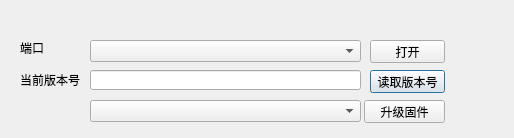
<?xml version="1.0" encoding="UTF-8"?>
<ui version="4.0">
 <class>Dialog</class>
 <widget class="QDialog" name="Dialog">
  <property name="geometry">
   <rect>
    <x>0</x>
    <y>0</y>
    <width>514</width>
    <height>138</height>
   </rect>
  </property>
  <property name="windowTitle">
   <string>Dialog</string>
  </property>
  <widget class="QPushButton" name="read_version_button">
   <property name="geometry">
    <rect>
     <x>370</x>
     <y>70</y>
     <width>75</width>
     <height>23</height>
    </rect>
   </property>
   <property name="text">
    <string>读取版本号</string>
   </property>
  </widget>
  <widget class="QLabel" name="label">
   <property name="geometry">
    <rect>
     <x>20</x>
     <y>40</y>
     <width>71</width>
     <height>16</height>
    </rect>
   </property>
   <property name="text">
    <string>端口</string>
   </property>
  </widget>
  <widget class="QLabel" name="version_lable">
   <property name="geometry">
    <rect>
     <x>20</x>
     <y>70</y>
     <width>61</width>
     <height>20</height>
    </rect>
   </property>
   <property name="text">
    <string>当前版本号</string>
   </property>
  </widget>
  <widget class="QLineEdit" name="version_display">
   <property name="geometry">
    <rect>
     <x>90</x>
     <y>70</y>
     <width>271</width>
     <height>20</height>
    </rect>
   </property>
  </widget>
  <widget class="QPushButton" name="update_firmware_button">
   <property name="geometry">
    <rect>
     <x>364</x>
     <y>100</y>
     <width>81</width>
     <height>23</height>
    </rect>
   </property>
   <property name="text">
    <string>升级固件</string>
   </property>
  </widget>
  <widget class="QComboBox" name="serial_box">
   <property name="geometry">
    <rect>
     <x>90</x>
     <y>40</y>
     <width>271</width>
     <height>22</height>
    </rect>
   </property>
  </widget>
  <widget class="QPushButton" name="open_button">
   <property name="geometry">
    <rect>
     <x>370</x>
     <y>40</y>
     <width>75</width>
     <height>23</height>
    </rect>
   </property>
   <property name="text">
    <string>打开</string>
   </property>
  </widget>
  <widget class="QComboBox" name="serial_box_2">
   <property name="geometry">
    <rect>
     <x>90</x>
     <y>100</y>
     <width>271</width>
     <height>22</height>
    </rect>
   </property>
  </widget>
 </widget>
 <layoutdefault spacing="6" margin="11"/>
 <resources/>
 <connections/>
</ui>
